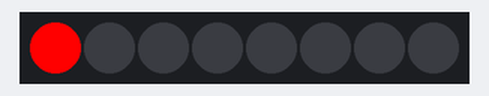
This program was run on a simulated MicroPython board. On the bench: 8 RGB LEDs in strip order, left to right.

Above: at 0.1 s.
At 3.1 s:
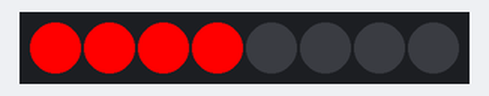
At 5.1 s:
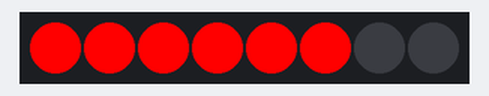
At 7.1 s:
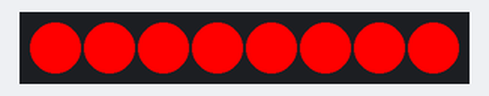
At 11.1 s:
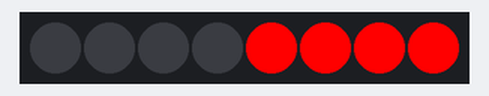
At 15.1 s:
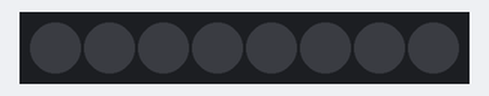
Timing chart, 0 to 40.0 s (numbered marks = the images above):
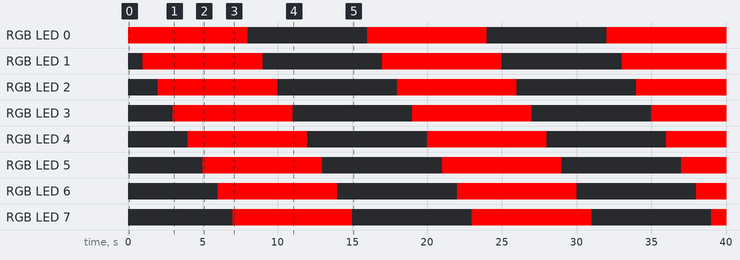

The program:

yverdon_red.py
```python
import time
import machine
import neopixel

np = neopixel.NeoPixel(machine.Pin(13), 8)

while True:
    for i in range(8):
        np[i] = (255, 0, 0)  # Rood inschakelen
        np.write()
        time.sleep(1)

    for i in range(8):
        np[i] = (0, 0, 0)  # Alle LED's uitschakelen
        np.write()
        time.sleep(1)
```

Measured:
- by itself, RGB LED 0–7: alternates RGB(255, 0, 0) for 8.0 s and off for 8.0 s
- by itself, everything shown: repeats every 16.0 s, in 16 steps
- what the display in image 1 shows lasts 1.0 s, from 3.0 s to 4.0 s
